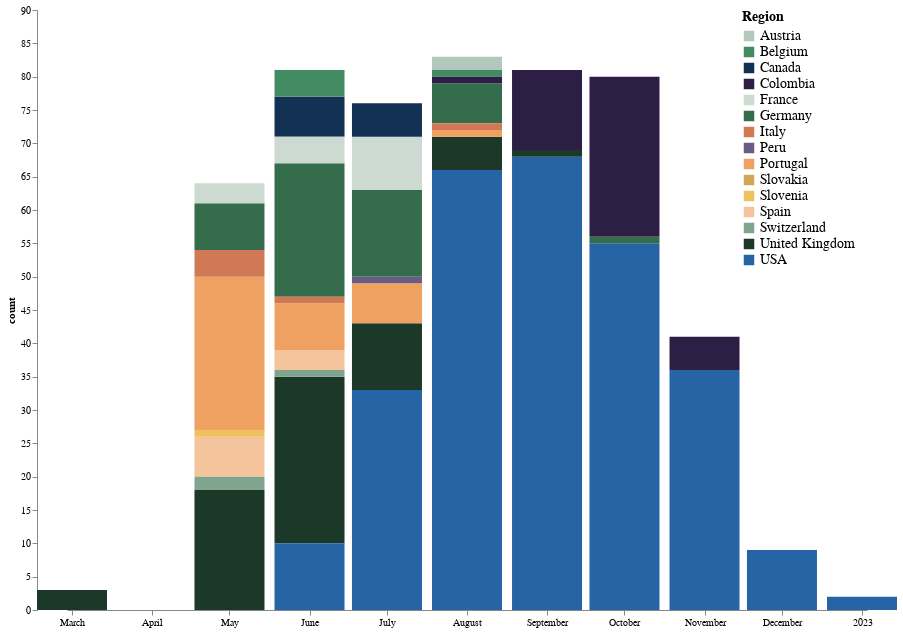

Source (notebook cell):
### Code cell
region_count['order'] = region_count['country'].replace(
    {val: i for i, val in enumerate(colors.keys())}
)

alt.Chart(region_count).mark_bar(size = 70).encode(
    alt.X("year_month:T",axis=alt.Axis(title = "", grid=False, )),
    alt.Y("count",axis=alt.Axis( grid=False, offset = 30)), 
    alt.Color("country:N", scale=alt.Scale(domain=list(colors.keys()), range=list(colors.values())), legend=alt.Legend(title = "Country", orient = "right",offset = -125, labelFontSize = 14, titleFontSize = 14, symbolSize = 110)),
    alt.Order("order", sort= "descending")).properties(
    width = 800,
    height = 600
).configure_view(
    strokeWidth=0)

### Figure 1 — Vega-Lite specification as saved in the notebook (floating-point values rounded to 4 significant figures)
{"config": {"view": {"continuousWidth": 400, "continuousHeight": 300, "strokeWidth": 0}}, "data": {"name": "data-6ea76d560c60a6de5c82498d3a3e3004"}, "mark": {"type": "bar", "size": 70}, "encoding": {"color": {"field": "country", "legend": {"labelFontSize": 14, "offset": -125, "orient": "right", "symbolSize": 110, "title": "Region", "titleFontSize": 14}, "scale": {"domain": ["Austria", "Belgium", "Canada", "Colombia", "France", "Germany", "Italy", "Peru", "Portugal", "Slovakia", "Slovenia", "Spain", "Switzerland", "United Kingdom", "USA"], "range": ["#B3C8BC", "#438B62", "#133253", "#2D1E45", "#CCDAD2", "#356D4C", "#D07954", "#695B82", "#EEA160", "#D0A854", "#EEC060", "#F4C49C", "#81A48F", "#1C3828", "#2664A5"]}, "type": "nominal"}, "order": {"field": "order", "sort": "descending", "type": "quantitative"}, "x": {"axis": {"grid": false, "title": ""}, "field": "year_month", "type": "temporal"}, "y": {"axis": {"grid": false, "offset": 30}, "field": "count", "type": "quantitative"}}, "height": 600, "width": 800, "$schema": "https://vega.github.io/schema/vega-lite/v4.17.0.json", "datasets": {"data-6ea76d560c60a6de5c82498d3a3e3004": [{"year_month": "2022-03", "country": "United Kingdom", "count": 3, "order": 13}, {"year_month": "2022-05", "country": "Portugal", "count": 23, "order": 8}, {"year_month": "2022-05", "country": "United Kingdom", "count": 18, "order": 13}, {"year_month": "2022-05", "country": "Germany", "count": 7, "order": 5}, {"year_month": "2022-05", "country": "Spain", "count": 6, "order": 11}, {"year_month": "2022-05", "country": "Italy", "count": 4, "order": 6}, {"year_month": "2022-05", "country": "France", "count": 3, "order": 4}, {"year_month": "2022-05", "country": "Switzerland", "count": 2, "order": 12}, {"year_month": "2022-05", "country": "Slovenia", "count": 1, "order": 10}, {"year_month": "2022-06", "country": "United Kingdom", "count": 25, "order": 13}, {"year_month": "2022-06", "country": "Germany", "count": 20, "order": 5}, {"year_month": "2022-06", "country": "USA", "count": 10, "order": 14}, {"year_month": "2022-06", "country": "Portugal", "count": 7, "order": 8}, {"year_month": "2022-06", "country": "Canada", "count": 6, "order": 2}, {"year_month": "2022-06", "country": "Belgium", "count": 4, "order": 1}, {"year_month": "2022-06", "country": "France", "count": 4, "order": 4}, {"year_month": "2022-06", "country": "Spain", "count": 3, "order": 11}, {"year_month": "2022-06", "country": "Italy", "count": 1, "order": 6}, {"year_month": "2022-06", "country": "Switzerland", "count": 1, "order": 12}, {"year_month": "2022-07", "country": "USA", "count": 33, "order": 14}, {"year_month": "2022-07", "country": "Germany", "count": 13, "order": 5}, {"year_month": "2022-07", "country": "United Kingdom", "count": 10, "order": 13}, {"year_month": "2022-07", "country": "France", "count": 8, "order": 4}, {"year_month": "2022-07", "country": "Portugal", "count": 6, "order": 8}, {"year_month": "2022-07", "country": "Canada", "count": 5, "order": 2}, {"year_month": "2022-07", "country": "Peru", "count": 1, "order": 7}, {"year_month": "2022-08", "country": "USA", "count": 66, "order": 14}, {"year_month": "2022-08", "country": "Germany", "count": 6, "order": 5}, {"year_month": "2022-08", "country": "United Kingdom", "count": 5, "order": 13}, {"year_month": "2022-08", "country": "Austria", "count": 2, "order": 0}, {"year_month": "2022-08", "country": "Belgium", "count": 1, "order": 1}, {"year_month": "2022-08", "country": "Colombia", "count": 1, "order": 3}, {"year_month": "2022-08", "country": "Italy", "count": 1, "order": 6}, {"year_month": "2022-08", "country": "Portugal", "count": 1, "order": 8}, {"year_month": "2022-09", "country": "USA", "count": 68, "order": 14}, {"year_month": "2022-09", "country": "Colombia", "count": 12, "order": 3}, {"year_month": "2022-09", "country": "United Kingdom", "count": 1, "order": 13}, {"year_month": "2022-10", "country": "USA", "count": 55, "order": 14}, {"year_month": "2022-10", "country": "Colombia", "count": 24, "order": 3}, {"year_month": "2022-10", "country": "Germany", "count": 1, "order": 5}, {"year_month": "2022-11", "country": "USA", "count": 36, "order": 14}, {"year_month": "2022-11", "country": "Colombia", "count": 5, "order": 3}, {"year_month": "2022-12", "country": "USA", "count": 9, "order": 14}, {"year_month": "2023-01", "country": "USA", "count": 2, "order": 14}]}}
